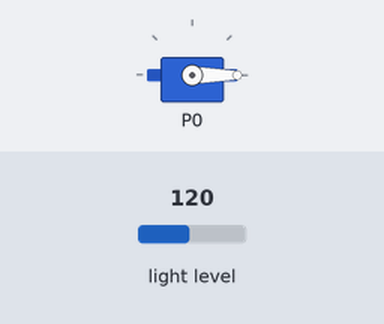
This program was run on a simulated BBC micro:bit (MakeCode). Parts: servo. The inputs (shaded band) are chosen by the test bench; at power-on: light level 120.

Above: at 1.2 s.
1.3 s: light level set to 84
2.8 s: light level set to 76
At 3.2 s:
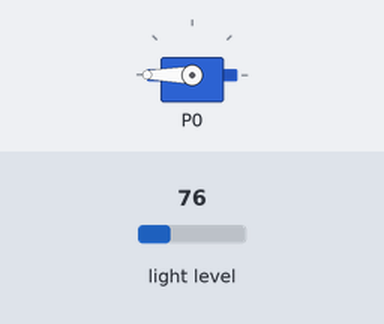
4.3 s: light level set to 128
At 5.5 s:
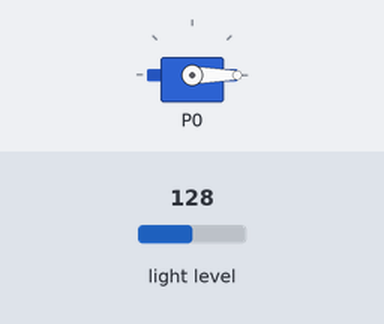
5.8 s: light level set to 5
At 6.5 s:
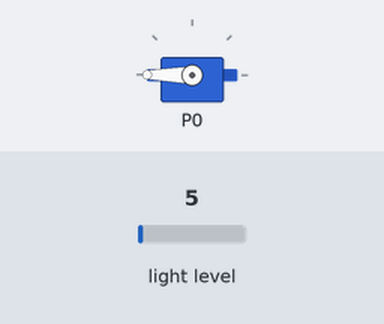
Timing chart, 0 to 8.3 s (numbered marks = the images above; inputs shaded):
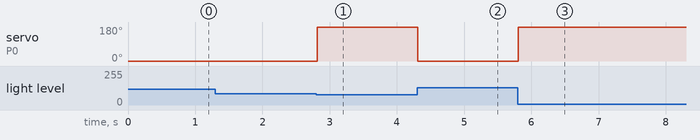

Measured:
- the behaviour switches between 80 and 79 on light level (found by bisection; images 0 and 1)
- after the input at 1.3 s, every drawn part: stays the same
- after the input at 2.8 s, servo on P0: 0° → 180° at once
- after the input at 4.3 s, servo on P0: 180° → 0° at once
- after the input at 5.8 s, servo on P0: 0° → 180° at once

The program:

main.ts
```typescript
basic.forever(function () {
    if (input.lightLevel() < 80) {
        pins.servoWritePin(AnalogPin.P0, 180)
    } else {
        pins.servoWritePin(AnalogPin.P0, 0)
    }
})
basic.forever(function () {
    if (input.isGesture(Gesture.Shake)) {
        pins.digitalWritePin(DigitalPin.P0, 0)
        pins.digitalWritePin(DigitalPin.P0, 1)
        basic.pause(200)
        pins.digitalWritePin(DigitalPin.P0, 0)
        pins.digitalWritePin(DigitalPin.P0, 1)
        basic.pause(200)
    }
})
```

test.ts
```typescript
// 在此处测试；当此软件包作为插件使用时，将不会编译此软件包。
```
